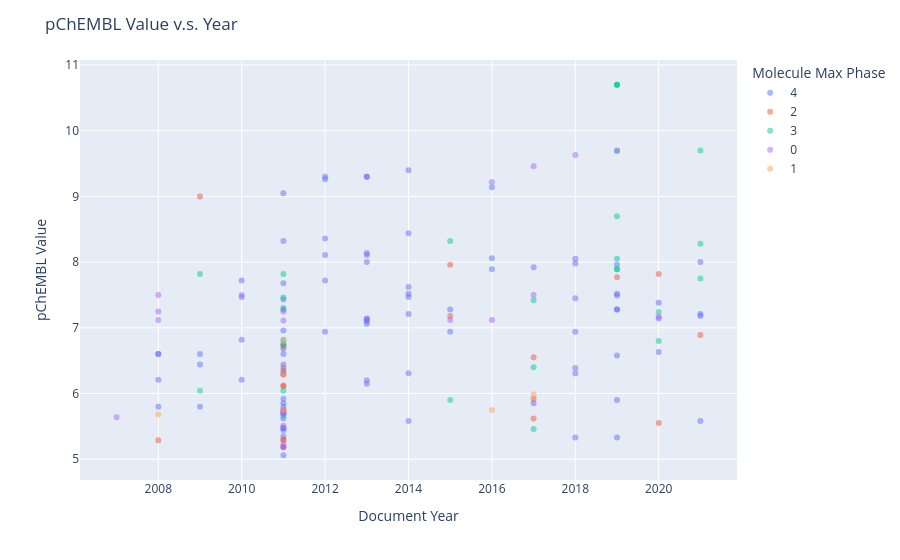

Source (notebook cell):
### Markdown cell above
### Filtering off by Molecule Name

### Code cell
import plotly.express as px
fig = px.scatter(
    df[df['Molecule Name'].notna()],
    x='Document Year',
    y='pChEMBL Value',
    color='Molecule Max Phase',
    # color='Document ChEMBL ID',
    # color='Murcko_generic_SMILES',
    # size='AlogP',
    hover_name='Molecule Name',
    # hover_data=['Document ChEMBL ID', df[df['Molecule Name'].notna()].index],
    opacity=0.5
)
fig.update_layout(
    title='pChEMBL Value v.s. Year',
    # showlegend=False, # Legendのon/off
    width=1000,
    # height=700
    ) 
fig.show()

### Figure 1 — Plotly figure (JSON) as saved in the notebook; plotly's stock layout.template omitted (floating-point values rounded to 4 significant figures)
{"data": [{"hovertemplate": "<b>%{hovertext}</b><br><br>Molecule Max Phase=4<br>Document Year=%{x}<br>pChEMBL Value=%{y}<extra></extra>", "hovertext": ["SUNITINIB", "TOFACITINIB", "PAZOPANIB", "TOFACITINIB", "IMATINIB", "SUNITINIB", "DASATINIB", "RUXOLITINIB", "TOFACITINIB", "RUXOLITINIB", "RUXOLITINIB", "BARICITINIB", "CRIZOTINIB", "ERLOTINIB", "TOFACITINIB", "AXITINIB", "RUXOLITINIB", "INFIGRATINIB PHOSPHATE", "BARICITINIB", "TOFACITINIB", "DASATINIB", "SUNITINIB", "TOFACITINIB", "TOFACITINIB", "FILGOTINIB", "RUXOLITINIB", "RUXOLITINIB", "TOFACITINIB", "TOFACITINIB", "FEDRATINIB", "TOFACITINIB", "RUXOLITINIB", "BOSUTINIB", "TOFACITINIB", "CRIZOTINIB", "RUXOLITINIB", "RUXOLITINIB PHOSPHATE", "TOFACITINIB", "FEDRATINIB", "FEDRATINIB", "TOFACITINIB", "RUXOLITINIB", "TOFACITINIB", "RUXOLITINIB", "SUNITINIB", "NINTEDANIB", "FILGOTINIB", "TOFACITINIB", "FILGOTINIB", "RUXOLITINIB", "BARICITINIB", "TOFACITINIB", "TOFACITINIB", "UPADACITINIB", "TOFACITINIB", "MIDOSTAURIN", "FILGOTINIB", "NINTEDANIB", "SUNITINIB", "RUXOLITINIB", "RUXOLITINIB", "TOFACITINIB", "TOFACITINIB", "MIDOSTAURIN", "MIDOSTAURIN", "BOSUTINIB", "FILGOTINIB", "TOFACITINIB", "RUXOLITINIB", "FEDRATINIB", "CRIZOTINIB", "TOFACITINIB", "TOFACITINIB", "TOFACITINIB", "TOFACITINIB", "TOFACITINIB", "DASATINIB", "FILGOTINIB", "FILGOTINIB", "TOFACITINIB", "BARICITINIB", "FILGOTINIB", "BARICITINIB", "UPADACITINIB", "TOFACITINIB", "TOFACITINIB", "TOFACITINIB", "FILGOTINIB", "BARICITINIB"], "legendgroup": "4", "marker": {"color": "#636efa", "opacity": 0.5, "symbol": "circle"}, "mode": "markers", "name": "4", "orientation": "v", "showlegend": true, "type": "scatter", "x": [2011, 2008, 2011, 2013, 2011, 2008, 2011, 2016, 2019, 2014, 2010, 2016, 2011, 2011, 2012, 2011, 2012, 2011, 2014, 2014, 2011, 2009, 2011, 2013, 2014, 2013, 2013, 2017, 2013, 2011, 2008, 2014, 2011, 2011, 2011, 2011, 2012, 2018, 2010, 2011, 2014, 2013, 2020, 2011, 2011, 2011, 2018, 2014, 2013, 2012, 2019, 2013, 2011, 2018, 2020, 2011, 2015, 2011, 2009, 2019, 2012, 2018, 2011, 2009, 2008, 2011, 2013, 2012, 2019, 2018, 2019, 2010, 2010, 2018, 2016, 2014, 2017, 2021, 2021, 2019, 2015, 2013, 2019, 2019, 2020, 2018, 2021, 2013, 2021], "xaxis": "x", "y": [6.44, 6.6, 5.47, 8.11, 5.06, 5.8, 6.96, 9.14, 7.49, 9.4, 7.72, 8.06, 6.68, 5.62, 8.36, 5.44, 7.72, 5.48, 7.21, 6.31, 5.75, 5.8, 7.28, 8.14, 5.58, 9.3, 8, 7.92, 6.15, 6.35, 6.21, 7.52, 5.19, 5.92, 5.7, 5.85, 6.94, 7.45, 6.82, 7.68, 8.44, 9.3, 7.38, 9.05, 5.8, 6.3, 6.94, 7.62, 7.06, 9.26, 7.28, 6.2, 8.32, 5.33, 6.63, 6.6, 6.94, 7.43, 6.44, 7.96, 9.3, 6.31, 6.75, 6.6, 6.6, 5.35, 7.1, 8.11, 7.52, 6.39, 5.9, 6.21, 7.47, 7.98, 7.89, 7.47, 5.85, 7.18, 5.58, 6.58, 7.28, 7.13, 7.28, 5.33, 7.14, 8.05, 8, 7.14, 7.21], "yaxis": "y"}, {"hovertemplate": "<b>%{hovertext}</b><br><br>Molecule Max Phase=2<br>Document Year=%{x}<br>pChEMBL Value=%{y}<extra></extra>", "hovertext": ["R-406", "TOZASERTIB", "RAF-265", "TG100-115", "TOZASERTIB", "AT-9283", "SU-014813", "SU-014813", "SILMITASERTIB", "ROPSACITINIB", "FORETINIB", "AT-9283", "BMS-911543", "PICTILISIB", "ENMD-2076", "ROPSACITINIB", "AZD4205", "SU-014813", "DECERNOTINIB", "DEFACTINIB"], "legendgroup": "2", "marker": {"color": "#EF553B", "opacity": 0.5, "symbol": "circle"}, "mode": "markers", "name": "2", "orientation": "v", "showlegend": true, "type": "scatter", "x": [2011, 2011, 2011, 2011, 2011, 2009, 2011, 2008, 2017, 2019, 2011, 2017, 2015, 2011, 2017, 2020, 2020, 2011, 2015, 2021], "xaxis": "x", "y": [6.72, 5.18, 6.39, 6.11, 6.29, 9, 6.12, 5.29, 5.62, 7.77, 5.3, 6.55, 7.18, 5.75, 5.92, 7.82, 5.55, 5.29, 7.96, 6.89], "yaxis": "y"}, {"hovertemplate": "<b>%{hovertext}</b><br><br>Molecule Max Phase=3<br>Document Year=%{x}<br>pChEMBL Value=%{y}<extra></extra>", "hovertext": ["ABROCITINIB", "LESTAURTINIB", "DEUCRAVACITINIB", "ALVOCIDIB", "ABROCITINIB", "DEUCRAVACITINIB", "DEUCRAVACITINIB", "LESTAURTINIB", "PACRITINIB", "DEUCRAVACITINIB", "DELGOCITINIB", "ALVOCIDIB", "DOVITINIB", "MOMELOTINIB", "DOVITINIB", "LESTAURTINIB", "ALVOCIDIB", "DEUCRAVACITINIB", "DEUCRAVACITINIB", "LESTAURTINIB", "DEUCRAVACITINIB", "DEUCRAVACITINIB", "DEUCRAVACITINIB", "DEUCRAVACITINIB", "PEFICITINIB", "DEUCRAVACITINIB", "PACRITINIB"], "legendgroup": "3", "marker": {"color": "#00cc96", "opacity": 0.5, "symbol": "circle"}, "mode": "markers", "name": "3", "orientation": "v", "showlegend": true, "type": "scatter", "x": [2020, 2011, 2019, 2011, 2015, 2019, 2019, 2011, 2011, 2021, 2020, 2011, 2011, 2017, 2011, 2009, 2017, 2021, 2019, 2009, 2019, 2021, 2019, 2019, 2015, 2019, 2017], "xaxis": "x", "y": [6.8, 7.82, 7.89, 6.75, 5.9, 7.89, 8.7, 6.04, 7.3, 7.75, 7.24, 7.46, 5.66, 6.4, 6.82, 6.04, 5.46, 8.28, 9.7, 7.82, 10.7, 9.7, 10.7, 10.7, 8.32, 8.05, 7.42], "yaxis": "y"}, {"hovertemplate": "<b>%{hovertext}</b><br><br>Molecule Max Phase=0<br>Document Year=%{x}<br>pChEMBL Value=%{y}<extra></extra>", "hovertext": ["STAUROSPORINE", "STAUROSPORINE", "HESPERADIN", "PI-103", "PHA-665752", "STAUROSPORINE", "TAE-684", "STAUROSPORINE", "JNJ-7706621", "TAE-684", "TAE-684", "Cerdulatinib Hydrochloride", "BMS-345541", "STAUROSPORINE", "OCLACITINIB", "SB-203580", "JNJ-7706621", "STAUROSPORINE", "STAUROSPORINE", "OCLACITINIB", "STAUROSPORINE"], "legendgroup": "0", "marker": {"color": "#ab63fa", "opacity": 0.5, "symbol": "circle"}, "mode": "markers", "name": "0", "orientation": "v", "showlegend": true, "type": "scatter", "x": [2008, 2016, 2008, 2011, 2011, 2011, 2011, 2011, 2008, 2011, 2007, 2017, 2011, 2019, 2016, 2011, 2010, 2017, 2018, 2015, 2020], "xaxis": "x", "y": [7.25, 9.22, 7.12, 5.23, 5.18, 7.25, 7.11, 5.51, 7.5, 5.72, 5.64, 7.5, 5.7, 9.69, 7.12, 5.7, 7.5, 9.46, 9.63, 7.12, 7.17], "yaxis": "y"}, {"hovertemplate": "<b>%{hovertext}</b><br><br>Molecule Max Phase=1<br>Document Year=%{x}<br>pChEMBL Value=%{y}<extra></extra>", "hovertext": ["AST-487", "KW-2449", "AST-487", "KW-2449", "AC-430", "CYC-116"], "legendgroup": "1", "marker": {"color": "#FFA15A", "opacity": 0.5, "symbol": "circle"}, "mode": "markers", "name": "1", "orientation": "v", "showlegend": true, "type": "scatter", "x": [2011, 2011, 2008, 2011, 2016, 2017], "xaxis": "x", "y": [5.75, 6.28, 5.68, 6.8, 5.75, 5.99], "yaxis": "y"}], "layout": {"autosize": true, "legend": {"title": {"text": "Molecule Max Phase"}, "tracegroupgap": 0}, "margin": {"t": 60}, "title": {"text": "pChEMBL Value v.s. Year"}, "xaxis": {"anchor": "y", "autorange": true, "domain": [0, 1], "range": [2006.0, 2022.0], "title": {"text": "Document Year"}, "type": "linear"}, "yaxis": {"anchor": "x", "autorange": true, "domain": [0, 1], "range": [4.623, 11.14], "title": {"text": "pChEMBL Value"}, "type": "linear"}}}
